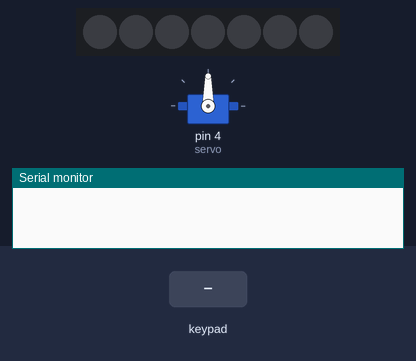
A sketch run on a simulated Arduino Uno, built with avr-gcc and run on an emulated ATmega328P. On the bench: 7 RGB LEDs in strip order, left to right, servo, the last lines printed to the serial monitor. The inputs (shaded band) are chosen by the test bench. Dim RGB values are drawn brighter than linear.

Above: at 1.2 s.
1.3 s: keypad keys 1 2 * pressed 0.4 s apart
At 5.3 s:
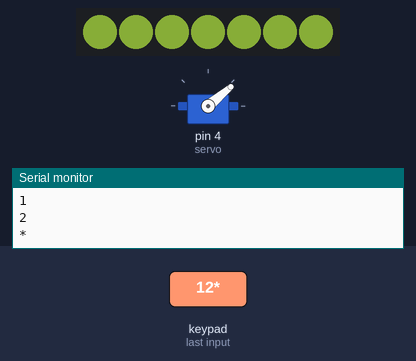
5.5 s: key 'C' pressed
At 6.9 s:
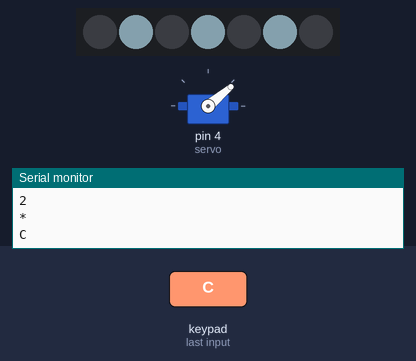
7.3 s: keypad keys 2 5 A pressed 0.4 s apart
At 11.3 s:
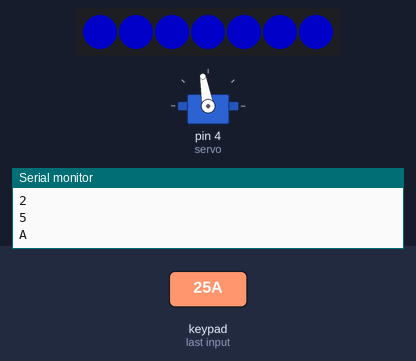
11.5 s: key 'B' pressed
At 13.1 s:
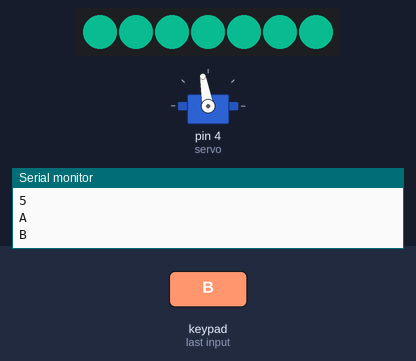
13.4 s: key 'D' pressed
At 14.4 s:
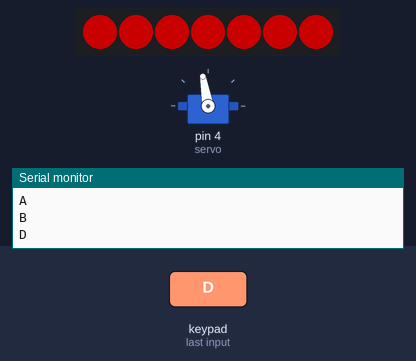
15.3 s: keypad keys 1 2 # pressed 0.4 s apart
At 19.5 s:
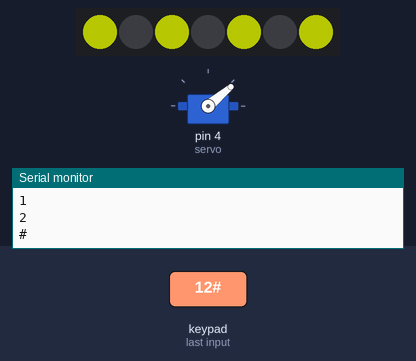
Timing chart, 0 to 20.5 s (numbered marks = the images above; inputs shaded):
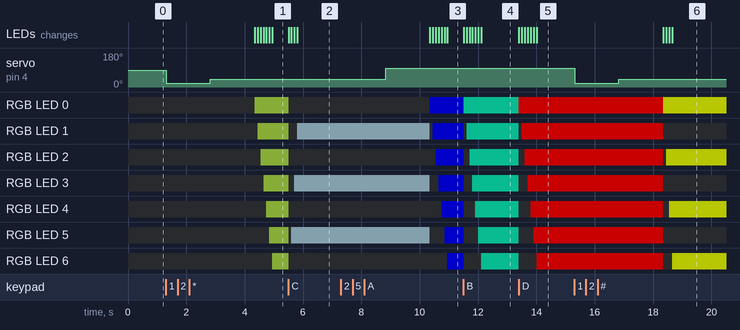

The sketch:

PRACTICA_5.3.ino
```cpp
/*BRYAN KUNCE 2022096 EB5BM*/
#include <Adafruit_NeoPixel.h>//PONEMOS LA LIBRERIA Y DEVLARAMOS VARIABLES
#include <Keypad.h>
#include <Servo.h>
#define tiempo() delay(1500)
#define FILAS 4
#define COLUMNAS 4

Adafruit_NeoPixel tira = Adafruit_NeoPixel(7,2);//INICIALIZAMOS LA LIBRERIA

char keys[FILAS][COLUMNAS] = {//SE PONE EL ARREGLO
  {'1','2','3','A'},
  {'4','5','6','B'},
  {'7','8','9','C'},
  {'*','0','#','D'}
};

char key;
byte Fila[FILAS]={11,10,9,8};
byte Columna[COLUMNAS]={7,6,5,4};

Keypad teclado = Keypad(makeKeymap(keys),Fila, Columna,FILAS,COLUMNAS);

Servo servo;

void setup() {

  Serial.begin(9600);
  tira.begin();
  tira.show();
  servo.attach(4);

}

void loop() {

  key = teclado.getKey();

  if(key){
  Serial.println(key);
  }else{
    tira.clear();
  }
  switch(key){
    case '0':
      servo.write(0);
      tiempo();
    break;

    case '1':
      servo.write(20);
      tiempo();
    break;

    case '2':
      servo.write(40);
      tiempo();
    break;

    case '3':
      servo.write(60);
      tiempo();
    break;

    case '4':
      servo.write(80);
      tiempo();
    break;

    case '5':
      servo.write(100);
      tiempo();
    break;

    case '6':
      servo.write(120);
      tiempo();
    break;

    case '7':
      servo.write(140);
      tiempo();
    break;

    case '8':
      servo.write(160);
      tiempo();
    break;

    case '9':
      servo.write(180);
      tiempo();
    break;

    case 'A':
     for(int i=0;i<7 ;i++){
          tira.setBrightness(100);
          tira.setPixelColor(i, 0, 0, 255);//COLOCAMOS LOS VALORES DE RGB PARA LOS COLORES DEL NEOPIXEL
          tira.show();
          delay(100);
      }
    break;

    case 'B':
      for(int i = 0; i<7; i++) {
        tira.setBrightness(100);
        tira.setPixelColor(i, 10,188,403);
        tira.show();
       delay(100);
     }
    break;

    case 'C':
     for(int i = 7; i>=-1; i = i-2) {
       tira.setBrightness(100);
        tira.setPixelColor(i, 100, 120, 130);
       tira.show();
       delay(100);
     }
    break;

    case 'D':
      for(int i = 0; i<7; i++) {
       tira.setBrightness(100);
        tira.setPixelColor(i, 255, 0, 0);
        tira.show();
       delay(100);
     }
    break;

    case '*' :
         for(int i = 0; i<7; i++) {
        tira.setBrightness(100);
        tira.setPixelColor(i, 100,128,43);
        tira.show();
       delay(100);
     }
    break;


    case '#':
      for(int i = 0; i<7; i = i+2 ){
       tira.setBrightness(100);
       tira.setPixelColor(i, 230,250,5);
       tira.show();
        delay(100);
      }
      break;
}

}//TERMINA NUESTRO PROGRAMA
```

Measured:
- after the input at 1.3 s, servo on pin 4 (servo): 90° → 20° at once, → 40° 1.5 s later; RGB LED 0: off → RGB(39, 50, 16) after 3.0 s; RGB LED 1: off → RGB(39, 50, 16) after 3.1 s; RGB LED 2: off → RGB(39, 50, 16) after 3.2 s; RGB LED 3: off → RGB(39, 50, 16) after 3.3 s; the LEDs: first change after 3.0 s (image 1 shows a later state)
- after the input at 5.5 s, RGB LED 0: RGB(39, 50, 16) → off at once; RGB LED 1: RGB(39, 50, 16) → off at once, → RGB(39, 47, 51) 0.30 s later
- after the input at 7.3 s, servo on pin 4 (servo): 40° → 100° after 1.5 s; RGB LED 0: off → RGB(0, 0, 100) after 3.0 s
- after the input at 11.5 s, RGB LED 0: RGB(0, 0, 100) → RGB(3, 74, 57) at once; RGB LED 1: RGB(0, 0, 100) → off at once, → RGB(3, 74, 57) 0.10 s later
- after the input at 13.4 s, RGB LED 0: RGB(3, 74, 57) → RGB(100, 0, 0) at once; RGB LED 1: RGB(3, 74, 57) → off at once, → RGB(100, 0, 0) 0.10 s later
- after the input at 15.3 s, servo on pin 4 (servo): 100° → 20° at once, → 40° 1.5 s later; RGB LED 0: RGB(100, 0, 0) → RGB(90, 98, 1) after 3.0 s
